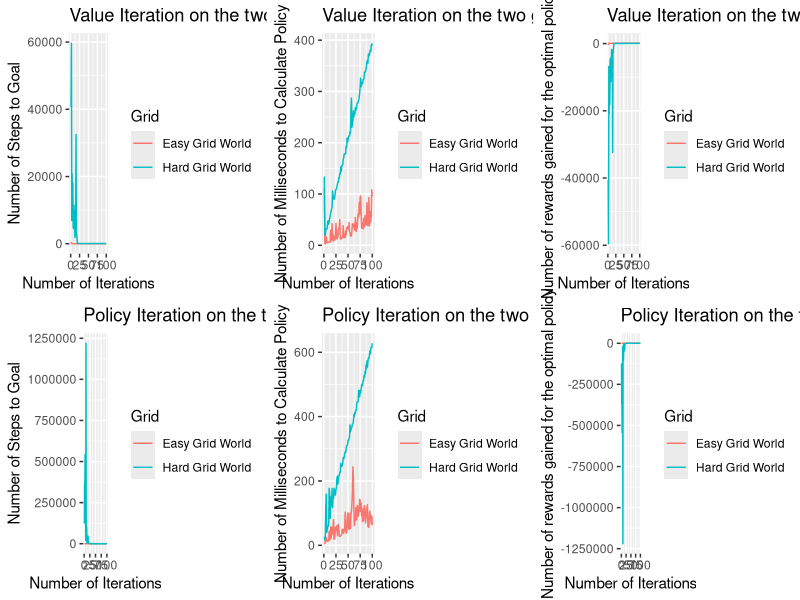

Source code (R):
library("gridExtra")
library('ggplot2')

# Steps to Goal---------------------------------------------------------

iterations = seq(1,100)
Value.Iteration.steps.hard = c(40679,59647,6921,20834,11374,18121,5213,4475,11488,4911,5747,1849,10137,5810,32493,2414,2754,1093,152,91,72,56,71,56,77,62,63,70,60,49,67,62,66,66,66,66,64,67,70,58,72,54,72,62,63,56,65,62,60,56,64,59,56,68,70,57,74,60,59,66,62,67,58,62,55,67,55,67,61,59,63,73,59,55,57,62,55,58,74,59,64,54,69,57,62,53,74,68,70,56,69,54,69,52,54,72,78,61,57,61)
Policy.Iteration.steps.hard = c(122805,368164,303102,543129,195804,187501,22317,1219719,17767,30040,103995,29657,2894,7826,16692,23126,45931,20473,9898,4457,2791,2139,381,139,74,61,80,62,54,66,75,52,60,64,56,66,69,64,70,63,65,61,64,67,58,65,55,56,66,55,68,66,59,77,77,65,66,64,55,64,52,62,56,68,60,64,81,58,61,58,58,52,66,65,56,63,59,69,67,71,67,72,60,61,68,79,59,56,57,71,56,59,66,72,61,58,69,68,58,53)

Value.Iteration.steps.easy = c(565,75,11,11,14,15,9,18,10,9,10,12,13,13,10,10,9,13,10,13,12,11,13,11,12,9,9,16,13,9,11,14,11,9,17,10,10,14,13,9,13,15,9,15,13,10,13,9,10,14,10,18,12,9,13,13,13,9,9,13,12,11,25,13,10,11,10,15,14,9,10,15,13,10,13,13,15,10,9,9,10,11,12,11,11,9,12,10,9,14,9,11,13,9,17,10,9,16,10,10)
Policy.Iteration.steps.easy = c(1434,14,51,12,11,10,14,13,11,12,9,17,11,9,11,11,11,19,13,9,10,17,14,12,9,17,14,11,14,13,12,12,17,17,9,12,13,12,13,13,10,12,10,16,10,9,9,16,9,15,12,10,9,11,11,9,9,13,22,11,10,13,16,16,10,9,10,10,10,10,9,11,9,10,20,14,11,19,11,11,15,11,19,15,10,12,12,10,12,11,13,12,11,17,16,16,11,13,14,9)

grid.world.steps.Value.Iteration = data.frame(x = c(iterations,iterations),
                                   y = c(Value.Iteration.steps.easy,Value.Iteration.steps.hard),
                                   Grid = c(rep("Easy Grid World",length(iterations)),rep("Hard Grid World",length(iterations))))

grid.world.steps.Policy.Iteration = data.frame(x = c(iterations,iterations),
                                              y = c(Policy.Iteration.steps.easy,Policy.Iteration.steps.hard),
                                              Grid = c(rep("Easy Grid World",length(iterations)),rep("Hard Grid World",length(iterations))))

p1 <- ggplot(grid.world.steps.Value.Iteration,aes(x=x,y=y,color = Grid))+geom_line()+ggtitle('Value Iteration on the two grids')+xlab('Number of Iterations') +
  ylab('Number of Steps to Goal') 
p2 <- ggplot(grid.world.steps.Policy.Iteration,aes(x=x,y=y,color = Grid))+geom_line()+ggtitle('Policy Iteration on the two grids')+xlab('Number of Iterations') +
  ylab('Number of Steps to Goal') 

# Time to calculate Policy---------------------------------------------------------

iterations = seq(1,100)
Value.Iteration.time.hard = c(134,22,19,31,31,31,34,46,48,41,46,52,56,63,66,71,74,106,97,90,90,91,97,106,109,110,115,119,124,123,132,131,140,139,153,144,155,156,157,168,170,178,177,179,179,193,190,209,201,205,212,214,213,221,219,265,287,230,237,242,262,250,259,256,268,263,266,274,277,277,280,283,288,296,309,326,309,313,318,315,323,323,325,338,337,339,343,349,358,361,355,373,369,370,378,381,378,391,389,394)
Policy.Iteration.time.hard = c(27,16,23,118,159,40,48,56,60,65,177,159,84,127,151,122,177,117,147,146,177,172,161,156,173,180,208,215,190,203,217,218,228,227,255,247,245,248,255,273,269,273,285,290,288,300,310,310,313,326,326,332,339,374,353,360,364,368,377,378,384,407,401,413,410,420,420,442,446,445,450,482,464,461,481,474,486,498,501,496,512,512,527,522,541,533,560,549,573,554,571,582,580,589,604,595,611,616,614,628)

Value.Iteration.time.easy = c(112,3,3,6,16,5,5,5,6,6,6,6,6,29,9,13,42,15,8,20,10,11,10,18,43,24,12,14,17,30,34,33,50,13,12,13,15,14,15,38,18,15,22,15,28,20,33,35,36,32,31,44,28,24,18,20,18,28,42,36,39,41,33,29,54,42,27,44,34,53,62,55,83,61,94,96,59,33,38,43,32,52,52,36,58,40,47,40,83,72,38,40,93,38,66,44,49,57,108,96)
Policy.Iteration.time.easy = c(9,5,15,15,24,12,17,16,13,14,44,17,20,57,23,56,33,50,59,80,19,19,32,57,46,51,61,30,55,65,48,28,28,29,29,33,34,50,49,46,37,50,45,103,59,38,39,63,98,101,53,49,51,100,53,97,105,131,163,244,209,116,61,81,76,117,88,79,124,120,90,103,105,143,137,105,130,93,95,73,114,77,114,123,111,70,85,96,117,126,58,71,56,97,106,92,81,67,91,62)

grid.world.time.Value.Iteration = data.frame(x = c(iterations,iterations),
                                              y = c(Value.Iteration.time.easy,Value.Iteration.time.hard),
                                              Grid = c(rep("Easy Grid World",length(iterations)),rep("Hard Grid World",length(iterations))))

grid.world.time.Policy.Iteration = data.frame(x = c(iterations,iterations),
                                               y = c(Policy.Iteration.time.easy,Policy.Iteration.time.hard),
                                               Grid = c(rep("Easy Grid World",length(iterations)),rep("Hard Grid World",length(iterations))))

p3 <- ggplot(grid.world.time.Value.Iteration,aes(x=x,y=y,color = Grid))+geom_line()+ggtitle('Value Iteration on the two grids') + xlab('Number of Iterations') + ylab('Number of Milliseconds to Calculate Policy')
p4 <- ggplot(grid.world.time.Policy.Iteration,aes(x=x,y=y,color = Grid))+geom_line()+ggtitle('Policy Iteration on the two grids') + xlab('Number of Iterations') + ylab('Number of Milliseconds to Calculate Policy')

# Rewards---------------------------------------------------------

iterations = seq(1,100)
Value.Iteration.rewards.hard = c(-40577.0,-59545.0,-6819.0,-20732.0,-11272.0,-18019.0,-5111.0,-4373.0,-11386.0,-4809.0,-5645.0,-1747.0,-10035.0,-5708.0,-32391.0,-2312.0,-2652.0,-991.0,-50.0,11.0,30.0,46.0,31.0,46.0,25.0,40.0,39.0,32.0,42.0,53.0,35.0,40.0,36.0,36.0,36.0,36.0,38.0,35.0,32.0,44.0,30.0,48.0,30.0,40.0,39.0,46.0,37.0,40.0,42.0,46.0,38.0,43.0,46.0,34.0,32.0,45.0,28.0,42.0,43.0,36.0,40.0,35.0,44.0,40.0,47.0,35.0,47.0,35.0,41.0,43.0,39.0,29.0,43.0,47.0,45.0,40.0,47.0,44.0,28.0,43.0,38.0,48.0,33.0,45.0,40.0,49.0,28.0,34.0,32.0,46.0,33.0,48.0,33.0,50.0,48.0,30.0,24.0,41.0,45.0,41.0)
Policy.Iteration.rewards.hard = c(-122703.0,-368062.0,-303000.0,-543027.0,-195702.0,-187399.0,-22215.0,-1219617.0,-17665.0,-29938.0,-103893.0,-29555.0,-2792.0,-7724.0,-16590.0,-23024.0,-45829.0,-20371.0,-9796.0,-4355.0,-2689.0,-2037.0,-279.0,-37.0,28.0,41.0,22.0,40.0,48.0,36.0,27.0,50.0,42.0,38.0,46.0,36.0,33.0,38.0,32.0,39.0,37.0,41.0,38.0,35.0,44.0,37.0,47.0,46.0,36.0,47.0,34.0,36.0,43.0,25.0,25.0,37.0,36.0,38.0,47.0,38.0,50.0,40.0,46.0,34.0,42.0,38.0,21.0,44.0,41.0,44.0,44.0,50.0,36.0,37.0,46.0,39.0,43.0,33.0,35.0,31.0,35.0,30.0,42.0,41.0,34.0,23.0,43.0,46.0,45.0,31.0,46.0,43.0,36.0,30.0,41.0,44.0,33.0,34.0,44.0,49.0)

Value.Iteration.rewards.easy = c(-463.0,27.0,91.0,91.0,88.0,87.0,93.0,84.0,92.0,93.0,92.0,90.0,89.0,89.0,92.0,92.0,93.0,89.0,92.0,89.0,90.0,91.0,89.0,91.0,90.0,93.0,93.0,86.0,89.0,93.0,91.0,88.0,91.0,93.0,85.0,92.0,92.0,88.0,89.0,93.0,89.0,87.0,93.0,87.0,89.0,92.0,89.0,93.0,92.0,88.0,92.0,84.0,90.0,93.0,89.0,89.0,89.0,93.0,93.0,89.0,90.0,91.0,77.0,89.0,92.0,91.0,92.0,87.0,88.0,93.0,92.0,87.0,89.0,92.0,89.0,89.0,87.0,92.0,93.0,93.0,92.0,91.0,90.0,91.0,91.0,93.0,90.0,92.0,93.0,88.0,93.0,91.0,89.0,93.0,85.0,92.0,93.0,86.0,92.0,92.0)
Policy.Iteration.rewards.easy = c(-1332.0,88.0,51.0,90.0,91.0,92.0,88.0,89.0,91.0,90.0,93.0,85.0,91.0,93.0,91.0,91.0,91.0,83.0,89.0,93.0,92.0,85.0,88.0,90.0,93.0,85.0,88.0,91.0,88.0,89.0,90.0,90.0,85.0,85.0,93.0,90.0,89.0,90.0,89.0,89.0,92.0,90.0,92.0,86.0,92.0,93.0,93.0,86.0,93.0,87.0,90.0,92.0,93.0,91.0,91.0,93.0,93.0,89.0,80.0,91.0,92.0,89.0,86.0,86.0,92.0,93.0,92.0,92.0,92.0,92.0,93.0,91.0,93.0,92.0,82.0,88.0,91.0,83.0,91.0,91.0,87.0,91.0,83.0,87.0,92.0,90.0,90.0,92.0,90.0,91.0,89.0,90.0,91.0,85.0,86.0,86.0,91.0,89.0,88.0,93.0)

grid.world.Rewards.Value.Iteration = data.frame(x = c(iterations,iterations),
                                             y = c(Value.Iteration.rewards.easy,Value.Iteration.rewards.hard),
                                             Grid = c(rep("Easy Grid World",length(iterations)),rep("Hard Grid World",length(iterations))))

grid.world.Rewards.Policy.Iteration = data.frame(x = c(iterations,iterations),
                                              y = c(Policy.Iteration.rewards.easy,Policy.Iteration.rewards.hard),
                                              Grid = c(rep("Easy Grid World",length(iterations)),rep("Hard Grid World",length(iterations))))

p5 <- ggplot(grid.world.Rewards.Value.Iteration,aes(x=x,y=y,color = Grid))+geom_line()+ggtitle('Value Iteration on the two grids') + xlab('Number of Iterations') + ylab('Number of rewards gained for the optimal policy')
p6 <- ggplot(grid.world.Rewards.Policy.Iteration,aes(x=x,y=y,color = Grid))+geom_line()+ggtitle('Policy Iteration on the two grids') + xlab('Number of Iterations') + ylab('Number of rewards gained for the optimal policy')

grid.arrange(p1,p3,p5,p2,p4,p6,nrow = 2, ncol = 3)
